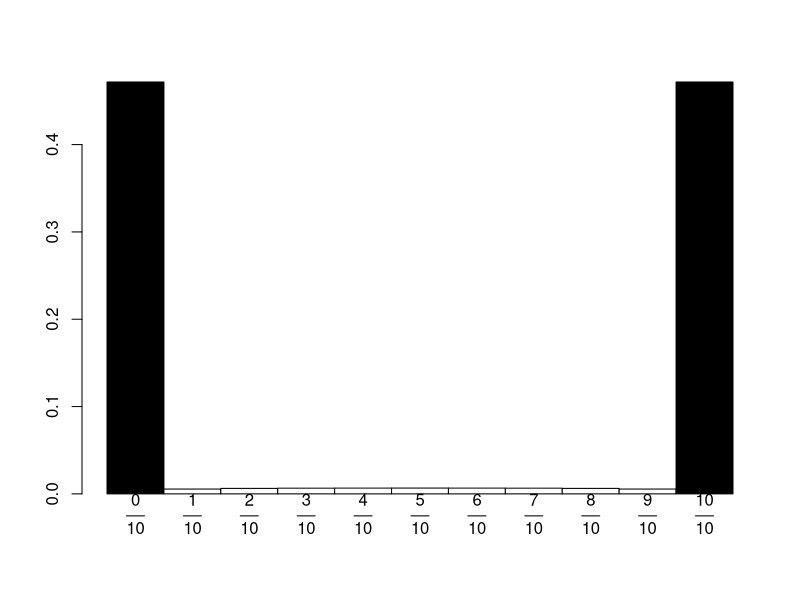

Write R code to recreate this figure.
# Recipe to generate genetic drift histogram. The procedure consists
# of tracking a fixed number of allelic states for a system with two
# alleles (say, a and A), where the variable x corresponds to the
# *probability* of being in a particular state. Default setting
# reproduce the data in Figure 3.4 in The neutral theory of molecular
# evolution (Kimura, 1983).

library(expm) # Matrix exponential library

# Number of possible allelic states. Setting this too large results in
# a prohibitively large transition matrix
n <- 10

# The x vector traces the *probability* of samples/sequences in a
# given allelic state, where x[1]=probability of fixation for allele
# a, x[n+1]=probability of fixation for allele A, x[i]=i/n, i=2,...,
# n, probability of being in state i (i alleles of type a, n-i alleles
# of type A)
x <- vector(mode = "numeric", length = n + 1) # Init x to vector of 0's

# Start with state n_a = n_A; find the index corresponding to the
# state with number of a alleles = number of A alleles and set to 1
n_a <- ceiling(length(x) / 2)
x[n_a] <- 1

# States 1, n+1 are absorbing states (alleles are fixed)
class <- c("absorbing", rep("normal", n - 1), "absorbing")
class_col <- c("black", rep("white", n - 1), "black")

# Make transition matrix, where an entry p_ij states the probability
# of transitioning from a state (i, n-i) with i alleles of type a,
# (n-i) alleles of type A, to state (j, n-j)
transmat <- do.call("rbind", lapply(0:n, function(i) {
  dbinom(0:n, n, i / n)
}))

# Number of generations
t <- 30

# The distribution at any time point is given as the initial
# distribution x times the transition matrix to the power of t
data <- t(x %*% (transmat %^% t))

# Make labels corresponding to the fraction of a alleles
xlabels <- unlist(lapply(0:n, function(x) {
  sprintf("frac(%i, %i)", x, n)
}))
xl <- do.call(c, lapply(xlabels, function(l) {
  parse(text = l)
}))
# Plot the results
barplot(height = data, beside = TRUE, col = class_col, names.arg = xl)
